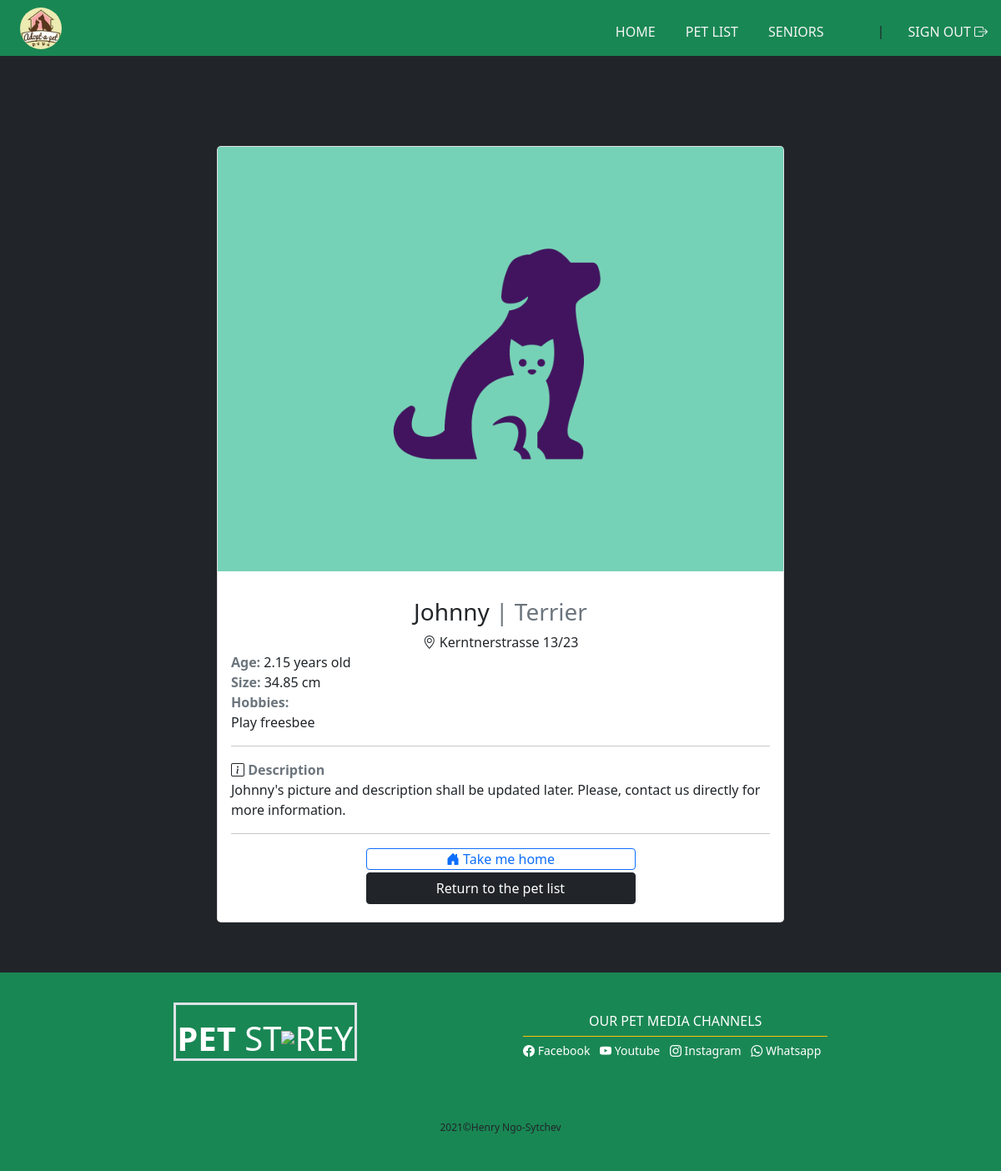
Page /CRUD/animals/details.php?id=1 (signed in) on the committed database.
### tables this page shows
CREATE TABLE `animals` (
  `animal_id` int(5) NOT NULL,
  `name` varchar(30) NOT NULL,
  `breed` varchar(50) NOT NULL,
  `picture` varchar(255) DEFAULT NULL,
  `location` varchar(100) DEFAULT NULL,
  `description` text DEFAULT NULL,
  `size` float DEFAULT NULL,
  `age` float DEFAULT NULL,
  `hobbies` varchar(100) DEFAULT NULL
);

### CRUD/animals/details.php (the view, shortened to what this page needs)
<?php
    require_once("../components/db_connect.php");
    if(@($_SESSION["adm"])){
        $user_id = $_SESSION["adm"];
    } elseif(@($_SESSION["user"])) {
        $user_id = $_SESSION["user"];
    }
    if(@$_GET["id"]){
        $id = $_GET["id"];
        $sql = "SELECT * FROM animals LEFT JOIN pet_adoption ON animals.animal_id = pet_adoption.pet_id WHERE animal_id = '{$id}'";
        $query = mysqli_query($connect, $sql);
        $result = mysqli_fetch_all($query, MYSQLI_ASSOC);
        $display = "";
        if(mysqli_num_rows($query) == 1){
            foreach($result as $row){
                $display = "
                <div id='pet_card' class='card rounded-3 mt-5 mx-auto'>
                    <img class='card-img-top img-fluid' src='../pictures/{$row["picture"]}' alt='Card image cap'>
                    <div class='card-body'>
                        <h3 class='card-title text-center mt-3'>{$row["name"]}
                        <span class='card-subtitle text-secondary'> | {$row["breed"]}</span></h3>
                        <p class='text-center my-0'><i class='bi bi-geo-alt'></i> {$row["location"]}
                        </p>
                        <p class='p-0 m-0'>
                        <span class='text-secondary fw-bold'>Age:</span> {$row["age"]} years old </p>
                        <p class='p-0 m-0'><span class='text-secondary fw-bold'>Size:</span> {$row["size"]} cm </p>
                        <p class='p-0 m-0'><span class='text-secondary fw-bold'>Hobbies:</span><br>{$row["hobbies"]}</p>
                        <hr>
                        <p class='card-text'><i class='bi bi-info-square'></i> <b class='text-secondary'>Description</b><br>{$row["description"]}</p>
                        <hr>
                        <p class='card-text text-center mb-0'>
                            <small'>
                            <a class='" . ($row['status'] == 'adopted' || @($_SESSION['adm'])? 'd-none': '') . " btn btn-outline-primary  p-0 m-0 w-50' href='pet_adoption.php?id={$id}&user_id={$user_id}'><i class='bi bi-house-door-fill'></i> Take me home</a>
                            </small>
                        </p>
                        <p class='" . (@($_SESSION['adm'])? 'd-none': '') . " text-center p-0 mb-2'>
                            <sub>
                                <a class='btn btn-dark w-50' href='index.php'>Return to the pet list</a>
                            </sub>
                        </p>
                        <p class='" . (@($_SESSION['adm'])? '': 'd-none') . " text-center p-0 m-0'>
                            <sub>
                                <a class='btn btn-outline-dark p-0 w-50' href='../dashBoard.php'>Dashboard</a>
                            </sub>
                        </p>
                    </div>
                </div>
                ";
            }
        } else {
            header("error.php");
        }
    } else {
        echo "The record you are trying to see is not available";
        header("error.php");
    }
?>
<!DOCTYPE html>
<html lang="en">
<head>
    <?php
    require_once("../components/bootstrap.php");
    ?>
    <link rel="stylesheet" href="../styles/style.css">
</head>
<body class="bg-dark">
    <?php
    require_once("../components/navbar.php"); ?>
    <main class="bg-black">
    <?php echo ($display)?:"";?>
    </main>
    <?php
    require_once("../components/footer.php");
    ?>
</body>
</html>

### CRUD/styles/style.css (style rules this page uses)
* { margin: 0; -webkit-box-sizing: border-box; box-sizing: border-box; }
main { min-height: 100vh; padding: 5% 0%; background: #212529; }
#pet_card { min-width: 100px; width: 100%; max-width: 680px; }

### CRUD/components/footer.php (style rules this page uses)
a { text-decoration: none; color: white; transition: all .25s; }

### rows in the picture
animals: picture (picture), name "Johnny", breed "Terrier", location "Kerntnerstrasse 13/23", age "2.15", size "34.85", hobbies "Play freesbee", description "Johnny's picture and description shall be updated later. Please, contact us directly for more information."
